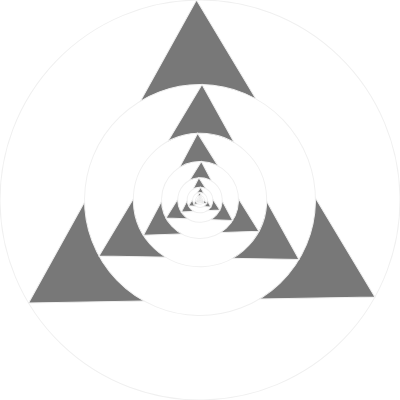
Frame 1 (no input)
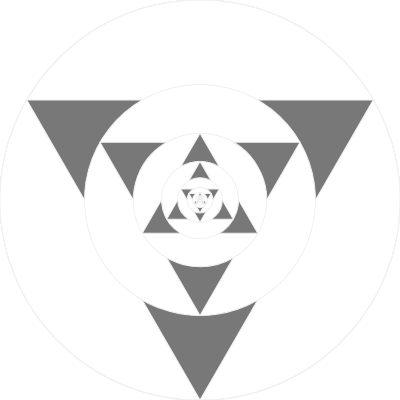
Frame 60 (no input)
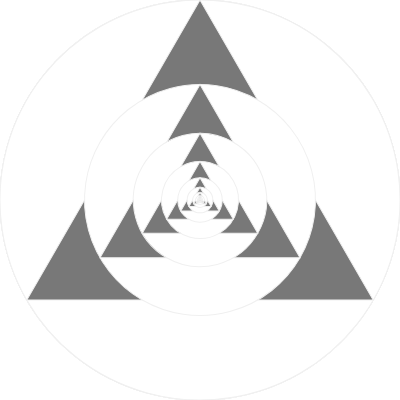
Frame 120 (the mouse pressed at the canvas centre since frame 60)

The p5.js sketch that drew these frames (run headless with seeded random() and noise() and a simulated clock; from frame 60 on, the mouse is pressed at the canvas centre):

// p5.js sketch
// ── sketch.js
function setup() {
  createCanvas(400, 400);
  stroke(240);
}

function draw() {
  
  translate(200,200);
  
  var len = width * sqrt(3)/2;
  for (var i = 0; i < 10; i++) {
    rotate(((i%2*2)-1)*radians(frameCount*(i+1)));
  	eTriangle(0, 0, len);
    len *= sqrt(3)/3; 
  }
  
}


function eTriangle(x, y, len) {
  
  var ax = x;
  var ay = y - (len * (sqrt(3)/3));
  var bx = x - len/2;
  var by = y + (len * (sqrt(3)/6));
  var cx = x + len/2;
  var cy = y + (len * (sqrt(3)/6));
  
  fill(255);
  //ellipse(x, y, len*(sqrt(3)/3));  // inner
  ellipse(x, y, dist(x,y,ax,ay)*2); // outer

  fill(120);
  triangle(ax, ay, cx, cy, bx, by);
}
